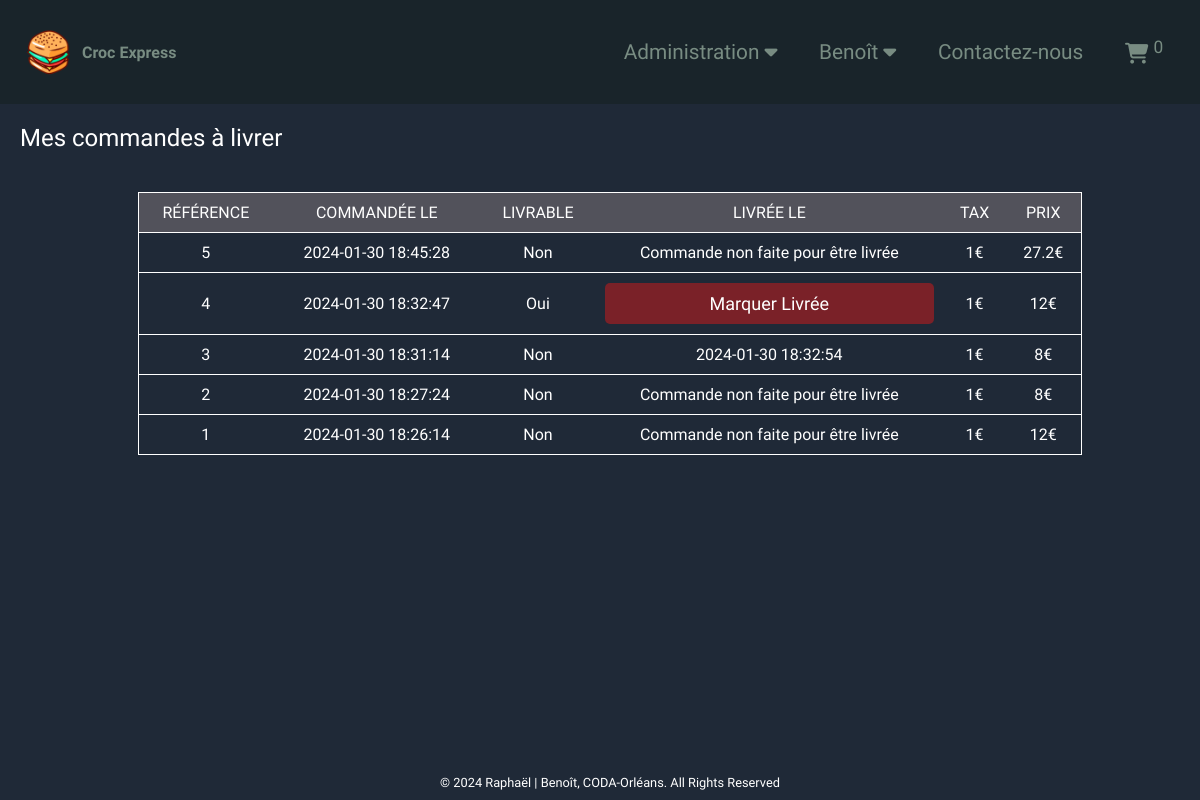
Screenshot of /index.php?page=admin_deliver (signed in) with the database file from the repository.
### tables this page shows
CREATE TABLE `orders` (
  `id` int(11) NOT NULL,
  `user_id` int(11) NOT NULL,
  `price` float NOT NULL,
  `coupon_id` int(11) DEFAULT NULL,
  `address_id` int(11) DEFAULT NULL,
  `is_in_delivery` tinyint(1) DEFAULT '0',
  `validated_at` timestamp NULL DEFAULT NULL,
  `created_at` timestamp NULL DEFAULT CURRENT_TIMESTAMP
);

### src/controllers/admin/admin_deliver_controller.php (called while the page is built, shortened)
<?php
$orders = $orderManager->getAll();
require PATH_VIEWS . 'admin/admin_deliver.php';

### public/index.php (called while the page is built, shortened)
<?php
require PATH_TO_PRIVATE . "core/DBconnection.php";
require "imports.php";
require PATH_VIEWS . 'layout.php';

### public/imports.php (called while the page is built, shortened)
<?php
require PATH_TO_PRIVATE . "classes/managers/OrderManager.class.php";
$orderManager = new OrderManager($bdd, "orders");

### src/classes/managers/Manager.class.php (called while the page is built, shortened)
<?php
abstract class Manager
{
    public function __construct(PDO $database_connection, string $table)
    {
        $this->bdd = $database_connection;
        $this->table = $table;
    }
}

### src/classes/managers/OrderManager.class.php (called while the page is built, shortened)
<?php
class OrderManager extends Manager
{
    public function getAll(): array|null
    {
        $query = "SELECT * FROM " . $this->table . " ORDER BY created_at DESC";
        $response = $this->bdd->prepare($query);
        $response->execute();
        return $response->fetchAll(PDO::FETCH_ASSOC);
    }
}

### src/views/admin/admin_deliver.php (the view, shortened to what this page needs)
<h3>Mes commandes à livrer</h3>
<div class="container">
    <table>
        <thead>
        <tr>
            <th>Référence</th>
            <th>Commandée le</th>
            <th>Livrable</th>
            <th>Livrée le</th>
            <th>Tax</th>
            <th>Prix</th>
        </tr>
        </thead>
        <?php foreach ($orders as $order): ?>
            <tr>
                <td>
                    <?= $order['id'] ?>
                </td>
                <td>
                    <?= $order['created_at'] ?>
                </td>
                <td>
                    <?= $order['address_id'] && $order['is_in_delivery'] ? 'Oui' : 'Non' ?>
                </td>
                <td>
                    <?php if ($order['address_id'] && $order['is_in_delivery']) { ?>
                        <form method="post" action=''>
                            <button type="submit" name="mark-delivered" class="submit pay">
                                Marquer Livrée
                            </button>
                        </form>
                    <?php } else if ($order['address_id'] && !$order['is_in_delivery']) { ?>
                        <?= $order['validated_at'] ?>
                    <?php } else { ?>
                        Commande non faite pour être livrée
                    <?php } ?>
                </td>
                <td>
                    1€
                </td>
                <td>
                    <?= $order['price'] . '€' ?>
                </td>
            </tr>
        <?php endforeach; ?>
    </table>
</div>

### src/styles/style.css (style rules this page uses)
* { margin: 0; padding: 0; color: #FFF; font-family: "Work Sans", sans-serif; }
button { border: none; outline: none; cursor: pointer; }
body { background-color: #1f2937; }
.container { display: flex; justify-content: center; gap: 10px; flex-wrap: wrap; transition: 0.7s; padding-bottom: 10vh; }
h3 { font-size: 1.5em; font-weight: 400; font-synthesis: none; text-rendering: optimizeLegibility; -webkit-font-smoothing: antialiased; -moz-osx-font-smoothing: grayscale; }
.submit { width: 100%; padding: 15px 0; font-size: 18px; font-weight: 500; border-radius: 5px; cursor: pointer; background-color: #d01a1a83; transition: 0.5s; width: 100%; }
td { padding: 10px; text-align: center; vertical-align: middle; }
tr { border: 1px solid white; }
.pay { padding: 10px; font-size: 18px; font-weight: 500; margin: 0; }
table { border: 1px solid white; margin: 40px auto; border-collapse: collapse; width: 80%; }
table * { font-weight: 400; }
thead th { padding: 10px; background-color: #52525b; text-transform: uppercase; }

### rows the page displays
orders: id "5", created_at "2024-01-30 18:45:28", shows "Non", shows "Commande non faite pour être livrée", price "27.2"
orders: id "4", created_at "2024-01-30 18:32:47", is_in_delivery "Oui", price "12"
orders: id "3", created_at "2024-01-30 18:31:14", is_in_delivery "Non", validated_at "2024-01-30 18:32:54", price "8"
orders: id "2", created_at "2024-01-30 18:27:24", shows "Non", shows "Commande non faite pour être livrée", price "8"
orders: id "1", created_at "2024-01-30 18:26:14", shows "Non", shows "Commande non faite pour être livrée", price "12"

### other values shown
$_SESSION['name'] "Benoît"
$total "0"
